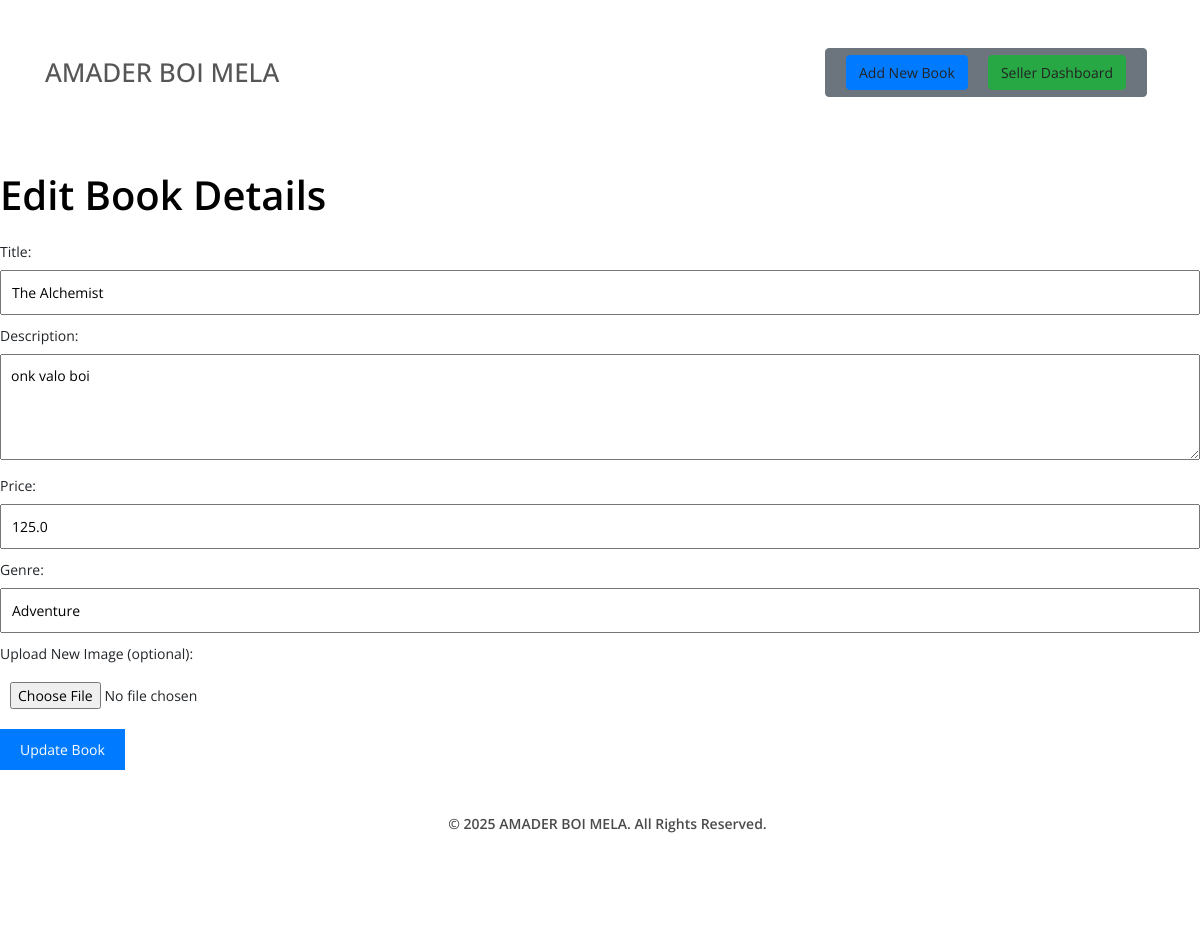
/book/1/edit (signed in), run on the app's committed database.
### MyChef/models.py (models this page shows)
class Book(db.Model):
    id = db.Column(db.Integer, primary_key=True)
    title = db.Column(db.String(150), nullable=False)
    author = db.Column(db.String(150), nullable=False)
    description = db.Column(db.Text, nullable=True)
    genre = db.Column(db.String(100), nullable=True)
    image = db.Column(db.String(150), nullable=True)
    price = db.Column(db.Float, nullable=False)
    date_created = db.Column(db.DateTime(timezone=True), default=func.now())
    seller_id = db.Column(db.Integer, db.ForeignKey('user.id'), nullable=False)
    is_used = db.Column(db.Boolean, default=False)  # Indicates if the book is used
    seller = db.relationship('User', back_populates='books')
    reviews = db.relationship('Review', back_populates='book')
    cart_items = db.relationship('CartItem', back_populates='book')
    favorites = db.relationship('Favorite', back_populates='book')
    sales = db.relationship('Sale', back_populates='book')
    exchange_requests = db.relationship('BookExchangeRequest', back_populates='book', lazy=True)

### MyChef/views.py (the view, shortened to what this page needs)
@views.route('/book/<int:book_id>/edit', methods=['GET', 'POST'])
@login_required
def edit_book(book_id):
    book = Book.query.get_or_404(book_id)
    if book.seller_id != current_user.id:
        flash("You can only edit your own books.", "danger")
        return redirect(url_for('book.book_details', book_id=book.id))
    return render_template('edit_book.html', book=book)

### MyChef/__init__.py (called while the page is built)
def create_app():
    app = Flask(__name__)
    app.config['SECRET_KEY'] = 'boimela'
    app.config['SQLALCHEMY_DATABASE_URI'] = 'sqlite:///database.db'
    app.config['SQLALCHEMY_TRACK_MODIFICATIONS'] = False
    db.init_app(app)
    migrate.init_app(app, db)
    from .views import views  # Import the Blueprint properly
    from .auth import auth
    app.register_blueprint(views, url_prefix='/')
    app.register_blueprint(auth, url_prefix='/')
    login_manager = LoginManager()
    login_manager.login_view = 'auth.login'
    login_manager.init_app(app)
    from .models import User
    @login_manager.user_loader
    def load_user(id):
        return User.query.get(int(id))
    return app

### MyChef/templates/edit_book.html
{% extends "base.html" %}
{% block content %}
    <div class="edit-book">
        <h1>Edit Book Details</h1>
        <form method="POST" enctype="multipart/form-data">
            <label for="title">Title:</label>
            <input type="text" name="title" value="{{ book.title }}" required>
            <label for="description">Description:</label>
            <textarea name="description" rows="4" required>{{ book.description }}</textarea>
            <label for="price">Price:</label>
            <input type="number" name="price" value="{{ book.price }}" step="0.01" required>
            <label for="genre">Genre:</label>
            <input type="text" name="genre" value="{{ book.genre }}" required>
            <label for="image">Upload New Image (optional):</label>
            <input type="file" name="image">
            <button type="submit">Update Book</button>
        </form>
    </div>
{% endblock %}

### MyChef/static/style.css (style rules this page uses)
* { margin: 0; padding: 0; }
body { font-family: "Open Sans", sans-serif; font-size: 14px; }
h1, h2, h3, h4, h5, h6 { color: #000000; line-height: 1.3; font-weight: 600; }
form { margin-top: 20px; }
form input, form textarea { width: 100%; padding: 10px; margin-bottom: 10px; }
form button { padding: 10px 20px; background-color: #007bff; color: white; border: none; cursor: pointer; }

### data on the page
Book: title "The Alchemist", description "onk valo boi", price "125.0", genre "Adventure"
